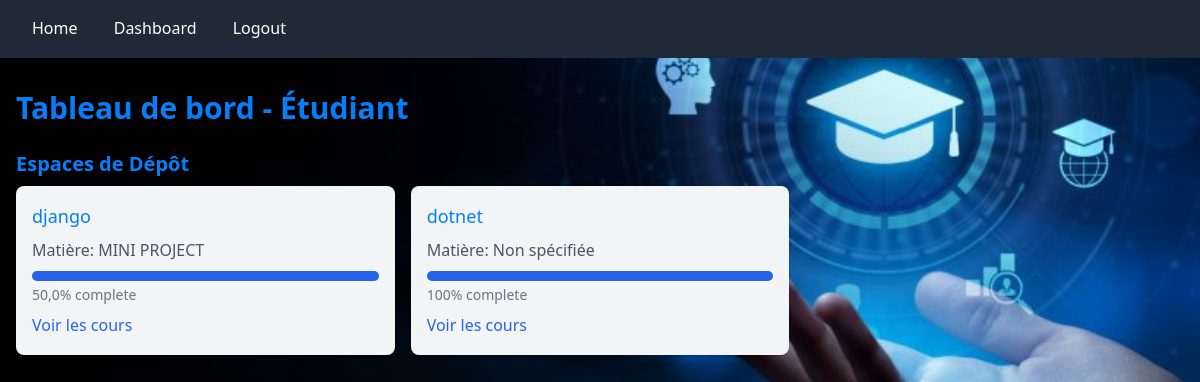
/dashboard/student/ (signed in), run on the app's committed database.
### core/models.py (models this page shows, shortened)
class EspaceDepot(models.Model):
    nom = models.CharField(max_length=200)
    matiere = models.ForeignKey(Course, on_delete=models.CASCADE, related_name='espaces_depot', null=True, blank=True)

class Course(models.Model):
    title = models.CharField(max_length=200)
    teacher = models.ForeignKey(User, on_delete=models.CASCADE)
    file = models.FileField(upload_to='courses/', blank=True, null=True)
    espace_depot = models.ForeignKey('EspaceDepot', on_delete=models.SET_NULL,
                                     null=True, blank=True)  # Use string reference

### core/views.py (the view)
# urls.py: path('dashboard/student/', views.student_dashboard, name='student_dashboard'),
@login_required
def student_dashboard(request):
    if request.user.user_type != 'student':
        messages.error(request, "Accès réservé aux étudiants.")
        return redirect('home')
    courses = Course.objects.all()
    espaces = EspaceDepot.objects.all()
    espace_progress = {}
    for espace in espaces:
        espace_courses = Course.objects.filter(espace_depot=espace)
        total_courses = espace_courses.count()
        total_submissions = Submission.objects.filter(course__in=espace_courses, student=request.user).count()
        if total_courses > 0:
            percentage = (total_submissions / total_courses) * 100
            espace_progress[espace.id] = min(100, max(0, percentage))  # Ensure percentage is between 0 and 100
        else:
            espace_progress[espace.id] = 0
    return render(request, 'core/student_dashboard.html', {
        'courses': courses,
        'espaces': espaces,
        'espace_progress': espace_progress
    })

### core/templatetags/custom_filters.py (called while the page is built)
@register.filter
def get(item, key):
    return item.get(key, 0)

### templates/core/student_dashboard.html (shortened to what this page needs)
{% extends 'base.html' %} {% load custom_filters %} {% block content %}
<div class="container mx-auto p-4">
  <h1 class="text-3xl font-bold mb-4">Tableau de bord - Étudiant</h1>
  <h2 class="text-xl font-semibold mb-2 mt-6">Espaces de Dépôt</h2>
  {% if espaces %}
  <div class="grid grid-cols-1 md:grid-cols-2 lg:grid-cols-3 gap-4">
    {% for espace in espaces %}
    <div class="bg-gray-100 p-4 rounded-lg shadow">
      <h3 class="text-lg font-medium">{{ espace.nom }}</h3>
      <p class="text-gray-600">
        Matière: {% if espace.matiere %}{{ espace.matiere.title }}{% else %}Non
        spécifiée{% endif %}
      </p>
      <div class="w-full bg-gray-200 rounded-full h-2.5 mt-2">
        <div
          class="bg-blue-600 h-2.5 rounded-full"
          data-width="{{ espace_progress|default:0|get:espace.id|default:0 }}"
        ></div>
      </div>
      <p class="text-sm text-gray-500 mt-1">
        {{ espace_progress|default:0|get:espace.id|default:0 }}% complete
      </p>
      <a
        href="{% url 'espace_detail' espace.id %}"
        class="text-blue-600 hover:underline mt-2 inline-block"
        >Voir les cours</a
      >
    </div>
    {% endfor %}
  </div>
  {% else %}
  <p>Aucun espace de dépôt disponible pour le moment.</p>
  {% endif %}
</div>
{% endblock %}

### static/css/styles.css (style rules this page uses)
* { margin: 0; padding: 0; box-sizing: border-box; }
body { font-family: 'Segoe UI', Tahoma, Geneva, Verdana, sans-serif; background-color: #f4f7fa; color: rgb(6, 247, 255); line-height: 1.6; }
.container { max-width: 1200px; margin: 2rem auto; padding: 0 1rem; }
h1 { color: #057ff9; font-size: 2.5rem; margin-bottom: 1.5rem; }
h2 { color: #047ffb; font-size: 1.8rem; margin-bottom: 1rem; }
h3 { color: #047ffa; font-size: 1.5rem; margin-bottom: 0.5rem; }
a { color: #3498db; text-decoration: none; transition: color 0.2s; }

### data on the page
EspaceDepot: nom "django", matiere "MINI PROJECT", id "50,0"
EspaceDepot: nom "dotnet", shows "Non spécifiée", id "100"
